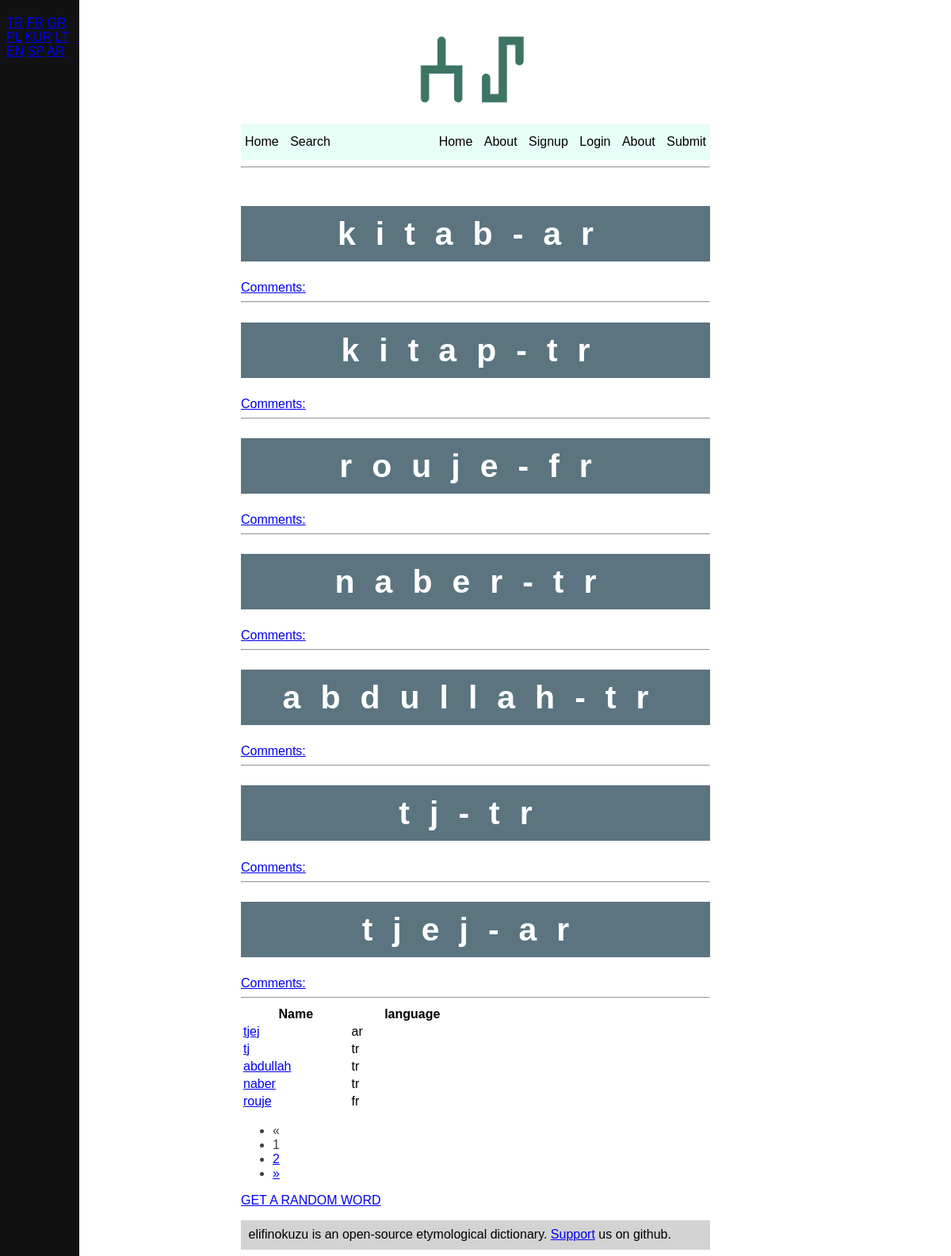
The page / on the database its author committed.
### dictionary/models.py (models this page shows, shortened)
class Node(models.Model):
    user = models.ForeignKey(
        settings.AUTH_USER_MODEL,
        null=True,
        on_delete=models.CASCADE,
    )
    name = models.CharField(max_length=255, unique=True)
    language = models.CharField(
        max_length=255,
        choices=LANGUAGE_CHOICES
    )

### dictionary/views.py (the view)
# urls.py: path('', dictionary_views.home, name='home'),
def home(request):
    user_list = Node.objects.all()
    user_list = user_list[::-1]
    page = request.GET.get('page', 1)
    paginator = Paginator(user_list, 5)
    try:
        users = paginator.page(page)
    except PageNotAnInteger:
        users = paginator.page(1)
    except EmptyPage:
        users = paginator.page(paginator.num_pages)
    nodes = Node.objects.all()
    if len(Node.objects.all()) > 0:
        random_word = random.choice(Node.objects.all()).id
    else:
        random_word = "None"
    return render(request, 'home.html', {
        'title': 'Öküzün Elifi',
        'nodes': nodes,
        'random_word': random_word,
        'users': users,
    })

### templates/home.html (shortened to what this page needs)
{% extends "base.html" %}
{% load i18n %}
{% block content %}
  {% for node in nodes %}
	<div>
	    <h1><a class="nodeclass" href="{% url 'node_detail' node.id %}">{{ node.name }}-{{ node.language }}</a></h1>
	   	<a href="{% url 'node_detail' node.id %}">Comments: {{ node.comments.count }}</a><br><hr>
	</div>
  {% endfor %}
  <table class="table table-bordered" style="width:50%;">
  <thead>
    <tr>
      <th>Name</th>
      <th>language</th>
    </tr>
  </thead>
  <tbody>
    {% for user in users %}
      <tr>
        <td style="border:none;"><a href="{% url 'node_detail' user.id %}">{{ user.name }}</a></td>
        <td style="border:none;">{{ user.language }}</td>
      </tr>
    {% endfor %}
  </tbody>
</table>
{% if users.has_other_pages %}
    <ul class="pagination">
      {% if users.has_previous %}
        <li><a href="?page={{ users.previous_page_number }}">&laquo;</a></li>
      {% else %}
        <li class="disabled"><span>&laquo;</span></li>
      {% endif %}
      {% for i in users.paginator.page_range %}
        {% if users.number == i %}
          <li class="active"><span>{{ i }}</span></li>
        {% else %}
          <li><a href="?page={{ i }}">{{ i }}</a></li>
        {% endif %}
      {% endfor %}
      {% if users.has_next %}
        <li><a href="?page={{ users.next_page_number }}">&raquo;</a></li>
      {% else %}
        <li class="disabled"><span>&raquo;</span></li>
      {% endif %}
    </ul>
    {% endif %}
{% if random_word != "None" %}
  <a href="{% url 'node_detail' random_word %}">{% trans 'GET A RANDOM WORD' %}</a><br>
{% endif %}
{% endblock %}

### templates/base.html (shortened to what this page needs)
{% load static %}
  <link rel="stylesheet" href="{% static 'layout/styles/base.css'%}" type="text/css" />
  <link rel="stylesheet" href="https://use.fontawesome.com/releases/v5.2.0/css/all.css">
  {% load i18n %}
<!DOCTYPE html>
<html lang="en" dir="ltr">
  <head>
  </head>
  <body>
    <div class="sidenav">
        <a href="{% url 'language' language='tr' %}">TR</a>
        <a href="{% url 'language' language='fr' %}">FR</a>
        <a href="{% url 'language' language='gr' %}">GR</a>
        <a href="{% url 'language' language='pl' %}">PL</a>
        <a href="{% url 'language' language='kr' %}">KUR</a>
        <a href="{% url 'language' language='lt' %}">LT</a>
        <a href="{% url 'language' language='en' %}">EN</a>
        <a href="{% url 'language' language='es' %}">SP</a>
        <a href="{% url 'language' language='ar' %}">AR</a>
      </div>
    <div class="container">
      <header>
        <a
          id="logo"
          href="/"
        >
          <img src="{% static 'logo.png' %}" />
        </a>
      </header>
      <nav>
        <a href="{% url 'home' %}">{% trans 'Home' %}</a>
               <div class="menu">
          <a href="{% url 'home' %}">Home</a>
         <a id="aboutbutton" onclick="myFunction()" class="dropbtn ">About</a>
        {% if user.is_authenticated %}
          Hello {{ user.username }}
          <a href="{% url 'logout'%}">{% trans 'Logout' %}</a>
        {% else %}
          <a href="{% url 'signup'%}">{% trans 'Signup' %}</a>
          <a href="{% url 'login'%}">{% trans 'Login' %}</a>
        {% endif %}
        <a href="{% url 'support' %}">{% trans 'About' %}</a>
        <a href="{% url 'submit' %}">{% trans 'Submit' %}</a>
      </div>
        <a href="{% url 'search' %}">Search </a>
      </nav>
      <hr>
      <div class="content">
        {% block content %}
        {% endblock %}
      </div>
      <footer>
        {% trans 'elifinokuzu is  an open-source etymological dictionary. <a href="/support">Support</a> us on github.' %}
      </footer>
    </div>
  </body>
</html>

### static/layout/styles/base.css (style rules this page uses)
body { font-family: helvetica, sans-serif; font-size: 1em; }
.container { width: 37em; margin: auto; }
header { text-align: center; }
#logo img { width: 190px; }
nav { background: #e6fff7; line-height: 46px; height: 46px; text-decoration: none; }
nav a { color: black; text-decoration: none; transition: all .4s; height: inherit; }
#aboutbutton { cursor: pointer; }
.content { padding: 1em 0; color: #404040; }
.menu { float: right; position: relative; }
nav a { display: inline-block; padding: 0 5px; }
footer { background: lightgray; padding: 0.6em; }
.nodeclass { background-color: #5C7480; display: block; border: #66BDE6; color: white; padding: 15px 32px; text-align: center; text-decoration: none; font-size: 41px; letter-spacing: 25px; }
*, *:after, *:before { box-sizing: border-box; }
h1 { font-size: 36px; line-height: 40px; }
.sidenav { padding-left: 0.5em; height: 100%; width: 100px; position: absolute; z-index: 1; top: 0; left: 0; background-color: #111; overflow-x: hidden; padding-top: 20px; }

### rows shown on the page
Node: name "kitab", language "ar"
Node: name "kitap", language "tr"
Node: name "rouje", language "fr"
Node: name "naber", language "tr"
Node: name "abdullah", language "tr"
Node: name "tj", language "tr"
Node: name "tjej", language "ar"

### other values the page prints
{{ i }} "1"
{{ i }} "2"
